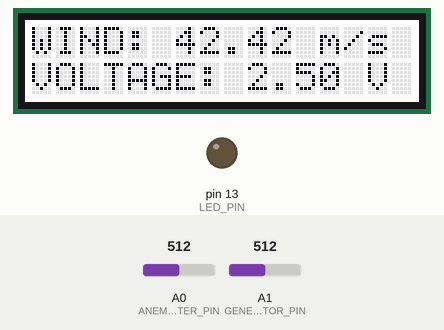
A sketch run on a simulated Arduino Uno, built with avr-gcc and run on an emulated ATmega328P. Parts: 16×2 character LCD, output pins drawn as LEDs (lit = HIGH). The test bench sets the inputs (shaded band); at power-on: A0 (ANEMOMETER_PIN) = 512, A1 (GENERATOR_PIN) = 512. What the sketch prints to the serial monitor is not drawn.

Above: at 1.7 s.
1.8 s: A0 (ANEMOMETER_PIN) set to 716
At 3.5 s:
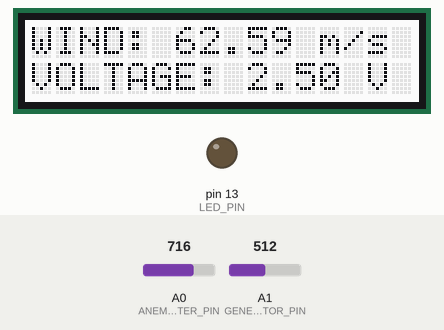
4.6 s: A1 (GENERATOR_PIN) set to 716
At 7.3 s:
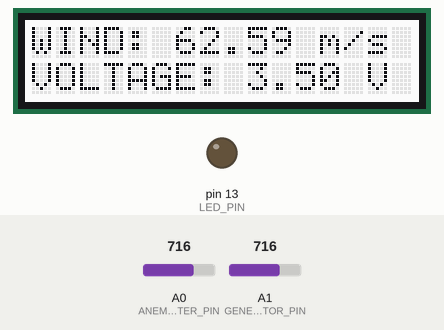
7.6 s: A0 (ANEMOMETER_PIN) set to 900
At 10.3 s:
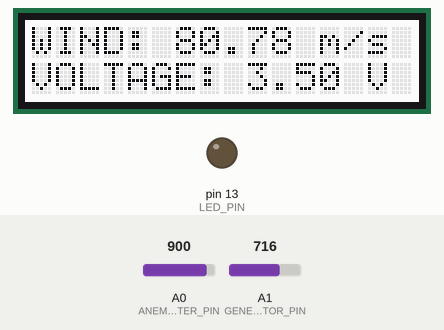
10.6 s: A1 (GENERATOR_PIN) set to 900
At 12.3 s:
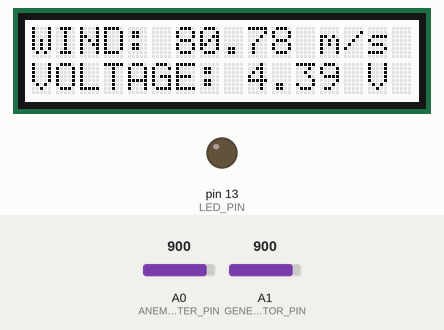
12.9 s: A0 (ANEMOMETER_PIN) set to 1023
At 15.2 s:
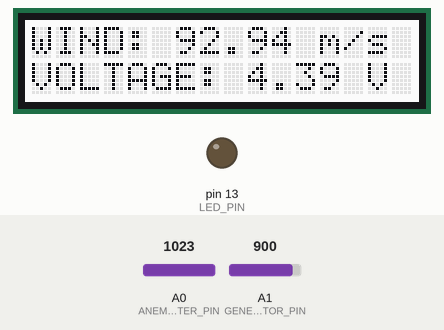
15.9 s: A1 (GENERATOR_PIN) set to 1023
At 18.1 s:
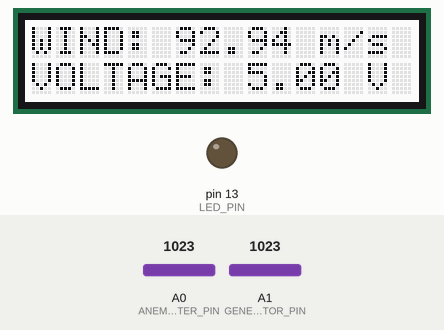
Timing chart, 0 to 19.6 s (numbered marks = the images above; inputs shaded):
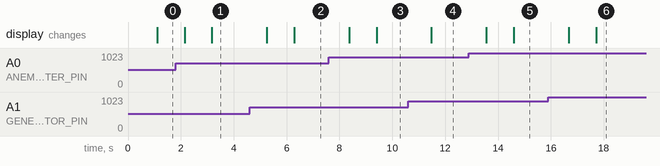

Measured:
- after the input at 1.8 s, the display: first changes after 0.34 s (image 1 shows a later state)
- after the input at 4.6 s, the display: first changes after 0.65 s (image 2 shows a later state)
- after the input at 7.6 s, the display: first changes after 0.77 s (image 3 shows a later state)
- after the input at 10.6 s, the display: changes after 0.88 s (image 4)
- after the input at 12.9 s, the display: first changes after 0.66 s (image 5 shows a later state)
- after the input at 15.9 s, the display: first changes after 0.77 s (image 6 shows a later state)

The sketch:

TurbineDemo.ino
```cpp
// Arduino Library
#include <Arduino.h>

// Project Headers
#include "Serial.h"
#include "Generator.h"
#include "LCDShield.h"
#include "C2192_Anemometer.h"

// Built-In LED Pin for Arduino UNO
#define LED_PIN 13

// Time Interval to Log Data to Internal Buffers (ms)
#define DATA_INTERVAL 50

// Time Interval to Update LCD Display of Averages (ms)
#define DISPLAY_INTERVAL 1000

// Time Interval to Print Averages to Serial Port (ms)
#define PRINT_INTERVAL 1000

// Size of Data Buffers
#define BUFFER_SIZE 16

// Buffer Variables
int speedIndex = 0;
int voltageIndex = 0;
float speeds[BUFFER_SIZE];
float voltages[BUFFER_SIZE];

// // Print Variable
// bool BROADCAST = false;

bool LED_STATE = false;

// Setup Function Declarations
int initModules();

// Loop Function Declarations
int logData();
// int checkSerial();
int printData();
int updateDisplay();

// Support Function Declarations
int toggleLED();
float averageSpeed();
float averageVoltage();
int clearBuffers();

void setup()
{
  initModules();

  clearBuffers();
}

void loop()
{
  // Static Variable for Recording Data
  static long dataTime = millis();

  // Get Data each Data Interval
  if(millis()-dataTime > DATA_INTERVAL)
  {
    // Log Data
    logData();

    // Update Data Time
    dataTime = millis();
  }

  // Static Variable for Printing Data
  static long printTime = millis();

  // Print Data each Print Interval
  if(millis() - printTime > PRINT_INTERVAL)
  {
    // Print Average Data to Serial Port
    printData();

    // Update Print Time
    printTime = millis();
  }


  // Static Variable for Updating Display
  static long displayTime = millis();

  // Update Display each Display Interval
  if(millis() - displayTime > DISPLAY_INTERVAL)
  {
    // Update Display with new Averages
    updateDisplay();

    // Update Display Time
    displayTime = millis();
  }
}

int initModules()
{
  pinMode(LED_PIN, OUTPUT);

  if(initSerial())
  {
    toggleLED();
  }

  if(initAnemometer())
  {
    toggleLED();
  }

  if(initGenerator())
  {
    toggleLED();
  }

  if(initLCD())
  {
    toggleLED();
  }

  return 0;
}

int toggleLED()
{
  while(1)
  {
    digitalWrite(LED_PIN, HIGH);
    delay(300);
    digitalWrite(LED_PIN, LOW);
    delay(300);
  }
}

float averageSpeed()
{
  float value = 0;
  for(int n = 0; n < BUFFER_SIZE; n++)
  {
    value += speeds[n];
  }
  return value /= BUFFER_SIZE;
}

float averageVoltage()
{
  float value = 0;
  for(int n = 0; n < BUFFER_SIZE; n++)
  {
    value += voltages[n];
  }
  return value /= BUFFER_SIZE;
}

int clearBuffers()
{
  for(int n = 0; n < BUFFER_SIZE; n++)
  {
    speeds[n] = 0;
    voltages[n] = 0;
  }
  return 0;
}

int logData()
{

  // Record Windspeed
  speeds[speedIndex] = anemometer.windspeed();

  // Record Voltage
  voltages[voltageIndex] = gen.voltage();

  // Increment Indexes
  speedIndex = speedIndex + 1;
  speedIndex = speedIndex % BUFFER_SIZE;

  voltageIndex = voltageIndex + 1;
  voltageIndex = voltageIndex % BUFFER_SIZE;

  return 0;
}

int printData()
{
  // Print Updated Averages
  Serial.print(averageSpeed());
  Serial.print(", ");
  Serial.print(averageVoltage());
  Serial.print("\n");
}

int updateDisplay()
{
  // Clear Display
//  lcd.clear();

  // Print Average Windspeed
  lcd.setCursor(0,0);
  lcd.print("WIND: ");
  lcd.print(averageSpeed());
  lcd.print(" m/s    ");

  // Print Average Voltage
  lcd.setCursor(0,1);
  lcd.print("VOLTAGE: ");
  lcd.print(averageVoltage());
  lcd.print(" V    ");

  return 0;
}
```

C2192_Anemometer.cpp
```cpp
#include "C2192_Anemometer.h"

C2192_Anemometer anemometer = C2192_Anemometer(ANEMOMETER_PIN);

C2192_Anemometer::C2192_Anemometer(int pin)
{
  _pin = pin;
}

int C2192_Anemometer::init()
{
  // Check Valid Pin Assignment
  if(_pin < 0)
  {
    return -1;
  }

  // Set Pin to Input
  pinMode(_pin, INPUT);

  // Return Success
  return 0;
}

float C2192_Anemometer::windspeed()
{
  // Check Valid Pin Assignment
  if(_pin < 0)
  {
    return -1;
  }

  // Read Digital Voltage Value
  float voltage = analogRead(_pin);

  // Convert to Analog Float Voltage
  voltage *= 5;
  voltage /= 1024;

  // Convert Voltage to Windspeed (see datasheet)
  return (((20.25*voltage) - 8.1)-0.11);
}

int initAnemometer()
{
  return anemometer.init();
}
```

C2192_Anemometer.h
```cpp
#ifndef C2192_ANEMOMETER_H
#define C2192_ANEMOMETER_H

#include <Arduino.h>

#define ANEMOMETER_PIN A0

class C2192_Anemometer
{
public:
  C2192_Anemometer(int pin);
  int init();
  float windspeed();
private:
  int _pin;
};

extern C2192_Anemometer anemometer;

int initAnemometer();

#endif // C2192_ANEMOMETER_H
```

Generator.cpp
```cpp
#include "Generator.h"

Generator gen = Generator(GENERATOR_PIN);

Generator::Generator(int pin)
{
  _pin = pin;
}

int Generator::init()
{
  // Check Valid Pin Assignment
  if(_pin < 0)
  {
    return -1;
  }

  // Set Pin to Input
  pinMode(_pin, INPUT);

  // Return Success
  return 0;
}

float Generator::voltage()
{
  // Convert Digital Value to Float Voltage
  return (5.0*analogRead(_pin))/1024;
}

int initGenerator()
{
  return gen.init();
}
```

Generator.h
```cpp
#ifndef GENERATOR_H
#define GENERATOR_H

// Arduino Library
#include <Arduino.h>

#define GENERATOR_PIN A1

class Generator
{
public:
  Generator(int pin);
  float voltage();
  int init();
private:
  int _pin;
};

extern Generator gen;

int initGenerator();

#endif // GENERATOR_H
```

Serial.cpp
```cpp
#include "Serial.h"

// Serial Initialization
int initSerial()
{
  // Begins serial module
  Serial.begin(BAUDRATE);

  // Checks for success
  long timeout = millis();
  while(!Serial)
  {
    if(millis()-timeout > 10000)
    {
      return -1;
    }
  }
  return 0;
}
```

Serial.h
```cpp
#ifndef SERIAL_H
#define SERIAL_H

// Provides Serial UART object (Serial) and init function.

// Arduino Library
#include <Arduino.h>

#define BAUDRATE 9600

int initSerial();

#endif
```

LCDShield.cpp
```cpp
#include "LCDShield.h"

Adafruit_RGBLCDShield lcd = Adafruit_RGBLCDShield();

int initLCD()
{
  // Initialize LCD with Width & Height
  lcd.begin(LCD_CHAR_WIDTH, LCD_CHAR_HEIGHT);

  // Turn on Backlight
  lcd.setBacklight(0x7);

  // Return Success
  return 0;
}
```

LCDShield.h
```cpp
#ifndef LCDSHIELD_H
#define LCDSHIELD_H

// Arduino Library
#include <Arduino.h>

// LCD Library
#include <Adafruit_RGBLCDShield.h>

#define LCD_CHAR_HEIGHT 2
#define LCD_CHAR_WIDTH 16

int initLCD();

extern Adafruit_RGBLCDShield lcd;

#endif // LCDSHIELD_H
```
